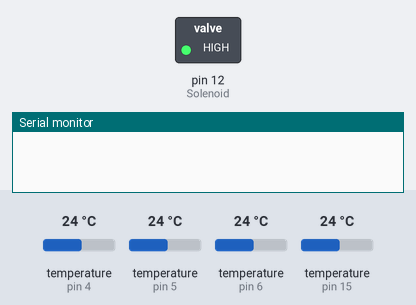
Bench run of a sketch on a simulated Arduino Uno, built with avr-gcc and run on an emulated ATmega328P. On the bench: switched loads named in the sketch (green lamp = pin HIGH), the last lines printed to the serial monitor. The test bench sets the inputs (shaded band); at power-on: temperature (sensors on pin 4, pin 5, pin 6, pin 15) 24 °C.

Above: at 5.6 s.
At 13.8 s:
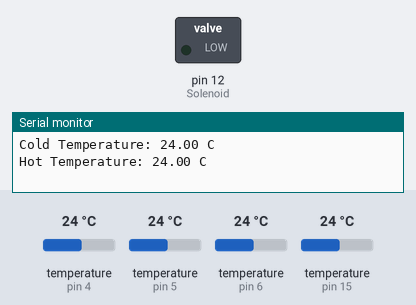
Timing chart, 0 to 27.8 s (numbered marks = the images above):
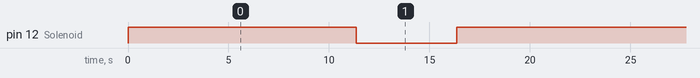

Measured:
- by itself, pin 12 (Solenoid): alternates HIGH for 16.4 s and LOW for 5.0 s

The sketch:

Temp_Solenoid_test.ino
```cpp
#include <OneWire.h>
#include <DallasTemperature.h> //For temperature sensors

#define Temp_VC_p 15
#define Temp_Water_p 6
#define Temp_Rad_p 5
#define Temp_cold_stor_p 4
#define Solenoid 12

float T_VC, T_Water, T_Rad, T_cold_stor = 10;

OneWire oneWire1(Temp_VC_p);
OneWire oneWire2(Temp_Water_p );
OneWire oneWire3(Temp_Rad_p );
OneWire oneWire4(Temp_cold_stor_p);
DallasTemperature Temp_VC(&oneWire1);
DallasTemperature Temp_Water(&oneWire2);
DallasTemperature Temp_Rad(&oneWire3);
DallasTemperature Temp_cold_stor(&oneWire4);

void setup() {
  pinMode(Solenoid, OUTPUT);
  digitalWrite(Solenoid, HIGH);
//  Readings();
  Serial.begin(9600);
}

void loop() {
  Readings();
  // put your main code here, to run repeatedly:
  Serial.print("Cold Temperature: ");
  Serial.print(T_Water);
  Serial.println(" C");

  Serial.print("Hot Temperature: ");
  Serial.print(T_VC);
  Serial.println(" C");

  Serial.println();
  delay(5000);
  digitalWrite(Solenoid, LOW);
  delay(5000);
  digitalWrite(Solenoid, HIGH);
  delay(5000);
}

float GetTemp(DallasTemperature temp, float reading0){

  float reading1,reading2 = 0;
  temp.requestTemperatures();
  delay(25);
  reading1 = temp.getTempCByIndex(0);
  delay(10);
  temp.requestTemperatures();
  delay(25);
  reading2 = temp.getTempCByIndex(0);
  if ((floor(reading1) == floor(reading2)) && (reading1 != 85 && reading2 != 85)){ //&& reading1 != -127 && reading2 != -127)){
    return reading2;
  }
  else{
    return reading0;
  }
}

void Readings(){ //Cycle readings

  T_VC = GetTemp(Temp_VC, T_VC);    //Temperature sensor readings
  T_Water = GetTemp(Temp_Water, T_Water);
  T_Rad = GetTemp(Temp_Rad, T_Rad);
  T_cold_stor = GetTemp(Temp_cold_stor, T_cold_stor);

}
```
